Frame 1 (no input): blank canvas, image omitted
Frame 60 (the mouse pressed at the canvas centre just before this capture): blank canvas, image omitted
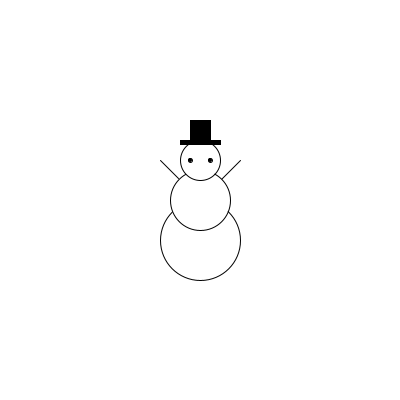
Frame 120 (the mouse held since frame 60 and released just before this capture)

The Processing sketch whose frames 1 and 60 were blank and that drew this single picture after the mouse press (run headless with seeded random() and noise(); from frame 60 on, the mouse is pressed at the canvas centre):

// Processing sketch: processing_98924
// ── processing_98924.pde

int snowWidth;

void setup()
{
  size(400, 400);
  background(255, 255, 255);
  smooth();
  

}

void draw()
{
  background(255, 255, 255);
  
  snowWidth = mouseY / 5;   // scale of drawing is based on mouseY

  fill(255, 255, 255);

  // draw arms  
  line(mouseX - snowWidth, mouseY-snowWidth, mouseX, mouseY);  // left
  line(mouseX + snowWidth, mouseY-snowWidth, mouseX, mouseY);  // right

  // draw body
  ellipse(mouseX, mouseY+snowWidth, snowWidth*2, snowWidth*2);  // bottom
  ellipse(mouseX, mouseY, snowWidth*1.5, snowWidth*1.5);        // middle
  ellipse(mouseX, mouseY-snowWidth, snowWidth, snowWidth);      // top
  
  // draw eyes
  fill(0, 0, 0);
  ellipse(mouseX-snowWidth/4, mouseY-snowWidth, snowWidth/10, snowWidth/10);  // left
  ellipse(mouseX+snowWidth/4, mouseY-snowWidth, snowWidth/10, snowWidth/10);  // right
  
  // draw hat
  rect(mouseX-snowWidth/2, mouseY-snowWidth*1.5, snowWidth, snowWidth/10);  // brim
  rect(mouseX-snowWidth/4, mouseY-snowWidth*2, snowWidth/2, snowWidth/2);   // top
  

  
}
